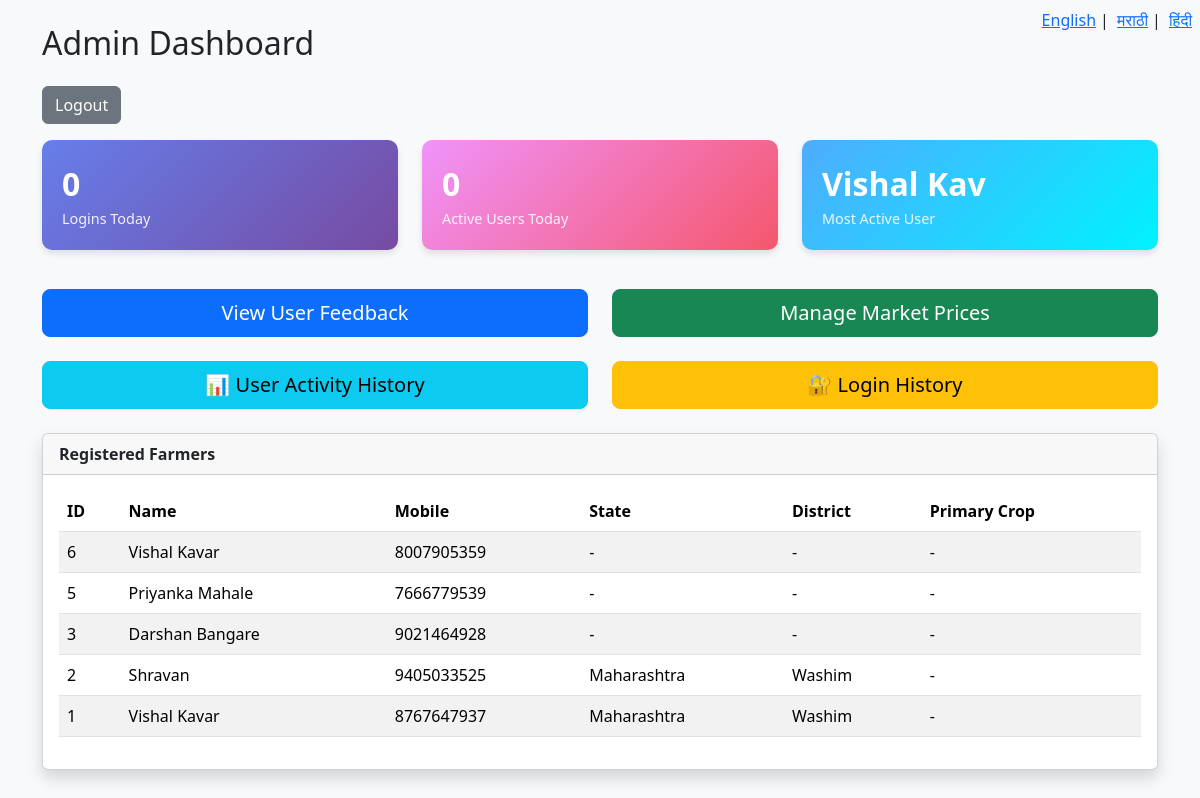
Screenshot of /admin/dashboard (signed in) with the database file from the repository.
### tables this page shows
CREATE TABLE users (
            id INTEGER PRIMARY KEY AUTOINCREMENT,
            name TEXT NOT NULL,
            mobile TEXT NOT NULL UNIQUE,
            password TEXT NOT NULL,
            age INTEGER,
            farmer_type TEXT,
            state TEXT,
            district TEXT,
            village TEXT,
            land_hectares REAL,
            experience_years INTEGER,
            primary_crop TEXT,
            irrigation_type TEXT,
            soil_type TEXT,
            farming_method TEXT
        );

### app.py (the view)
@app.route("/admin/dashboard")
@admin_required
def admin_dashboard():
    users = get_all_users()
    stats = get_activity_stats()
    return render("admin_dashboard.html", users=users, stats=stats)

### app.py (called while the page is built)
@app.after_request
def set_cache_control(response):
    response.headers['Cache-Control'] = 'no-store, no-cache, must-revalidate, max-age=0'
    response.headers['Pragma'] = 'no-cache'
    response.headers['Expires'] = '0'
    return response

@app.teardown_appcontext
def shutdown_db(exception=None):
    close_db()

def admin_required(f):
    @wraps(f)
    def wrapper(*args, **kwargs):
        if not session.get("admin_logged_in"):
            text = get_text(get_lang())
            msg = text.get("admin_login_required") or "Administrator login required"
            flash(msg, "error")
            return redirect("/admin/login")
        return f(*args, **kwargs)
    return wrapper

def get_lang():
    lang = session.get("lang", "en")
    return lang if lang in SUPPORTED_LANGS else "en"

def render(template, **kwargs):
    kwargs.setdefault("text", get_text(get_lang()))
    kwargs.setdefault("user_name", session.get("user_name"))
    return render_template(template, **kwargs)

@app.context_processor
def inject_globals():
    return {
        "text": get_text(get_lang()),
        "user_name": session.get("user_name"),
        "lang": get_lang(),
        "admin_logged_in": session.get("admin_logged_in"),
        "admin_username": session.get("admin_username")
    }

### db.py (called while the page is built)
def get_db_connection():
    global _db_conn
    if _db_conn is None:
        _db_conn = sqlite3.connect(DB_PATH, check_same_thread=False)
        _db_conn.row_factory = sqlite3.Row
        _db_conn.execute("PRAGMA query_only = OFF")
        _db_conn.execute("PRAGMA journal_mode = WAL")
    return _db_conn

@contextmanager
def db_connection():
    conn = get_db_connection()
    try:
        yield conn
        conn.commit()
    except Exception:
        conn.rollback()
        raise

def get_all_users(limit=100):
    with db_connection() as conn:
        return conn.execute(
            "SELECT id, name, mobile, state, district, primary_crop FROM users ORDER BY id DESC LIMIT ?",
            (limit,)
        ).fetchall()

### templates/admin_dashboard.html (shortened to what this page needs)
<!DOCTYPE html>
<html lang="{{ session.get('lang','en') }}">
<head>
    <link href="https://cdn.jsdelivr.net/npm/bootstrap@5.3.3/dist/css/bootstrap.min.css" rel="stylesheet">
</head>
<body class="bg-light py-4">
    <div class="position-absolute top-0 end-0 p-2">
        <a href="/set_language/en" class="me-1">English</a>|
        <a href="/set_language/mr" class="mx-1">मराठी</a>|
        <a href="/set_language/hi" class="ms-1">हिंदी</a>
    </div>
    <div class="container">
        <h2 class="mb-4">{{ text.admin_dashboard }}</h2>
        <a href="/admin/logout" class="btn btn-secondary mb-3">{{ text.logout }}</a>
        {% if stats %}
        <div class="row mb-4">
            <div class="col-md-4">
                <div class="stat-card">
                    <div class="stat-value">{{ stats.today_logins }}</div>
                    <div class="stat-label">Logins Today</div>
                </div>
            </div>
            <div class="col-md-4">
                <div class="stat-card active">
                    <div class="stat-value">{{ stats.today_active_users }}</div>
                    <div class="stat-label">Active Users Today</div>
                </div>
            </div>
            <div class="col-md-4">
                <div class="stat-card premium">
                    <div class="stat-value">
                        {% if stats.most_active_user %}
                            {{ stats.most_active_user.name[:10] }}
                        {% else %}
                            N/A
                        {% endif %}
                    </div>
                    <div class="stat-label">Most Active User</div>
                </div>
            </div>
        </div>
        {% endif %}
        <div class="row mb-4">
            <div class="col-md-6">
                <a href="/admin/feedback" class="btn btn-primary btn-lg w-100">{{ text.view_feedback }}</a>
            </div>
            <div class="col-md-6">
                <a href="/admin/market/manage-prices" class="btn btn-success btn-lg w-100">{{ text.manage_market_prices }}</a>
            </div>
        </div>
        <div class="row mb-4">
            <div class="col-md-6">
                <a href="/admin/activity_history" class="btn btn-info btn-lg w-100">📊 User Activity History</a>
            </div>
            <div class="col-md-6">
                <a href="/admin/login_history" class="btn btn-warning btn-lg w-100">🔐 Login History</a>
            </div>
        </div>
        <div class="card shadow">
            <div class="card-header">
                <strong>{{ text.registered_farmers }}</strong>
            </div>
            <div class="card-body">
                {% if users %}
                <table class="table table-striped">
                    <thead>
                        <tr>
                            <th>ID</th>
                            <th>Name</th>
                            <th>Mobile</th>
                            <th>State</th>
                            <th>District</th>
                            <th>Primary Crop</th>
                        </tr>
                    </thead>
                    <tbody>
                        {% for u in users %}
                        <tr>
                            <td>{{ u.id }}</td>
                            <td>{{ u.name }}</td>
                            <td>{{ u.mobile }}</td>
                            <td>{{ u.state or '-' }}</td>
                            <td>{{ u.district or '-' }}</td>
                            <td>{{ u.primary_crop or '-' }}</td>
                        </tr>
                        {% endfor %}
                    </tbody>
                </table>
                {% else %}
                    <p>{{ text.no_registered_farmers }}</p>
                {% endif %}
            </div>
        </div>
    </div>
</body>
</html>

### templates/admin_dashboard.html (style rules this page uses)
.stat-card { background: linear-gradient(135deg, #667eea 0%, #764ba2 100%); color: white; border-radius: 10px; padding: 20px; margin-bottom: 15px; box-shadow: 0 4px 6px rgba(0,0,0,0.1); }
.stat-card.active { background: linear-gradient(135deg, #f093fb 0%, #f5576c 100%); }
.stat-card.premium { background: linear-gradient(135deg, #4facfe 0%, #00f2fe 100%); }
.stat-value { font-size: 2rem; font-weight: bold; }
.stat-label { font-size: 0.9rem; opacity: 0.9; }

### rows the page displays
users: id "6", name "Vishal Kavar", mobile "8007905359", state "-", district "-", primary_crop "-"
users: id "5", name "Priyanka Mahale", mobile "7666779539", state "-", district "-", primary_crop "-"
users: id "3", name "Darshan Bangare", mobile "9021464928", state "-", district "-", primary_crop "-"
users: id "2", name "Shravan", mobile "9405033525", state "Maharashtra", district "Washim", primary_crop "-"
users: id "1", name "Vishal Kavar", mobile "8767647937", state "Maharashtra", district "Washim", primary_crop "-"

### other values shown
{{ text.admin_dashboard }} "Admin Dashboard"
{{ text.logout }} "Logout"
{{ stats.today_logins }} "0"
{{ stats.today_active_users }} "0"
{{ stats.most_active_user.name[:10] }} "Vishal Kav"
{{ text.view_feedback }} "View User Feedback"
{{ text.manage_market_prices }} "Manage Market Prices"
{{ text.registered_farmers }} "Registered Farmers"
